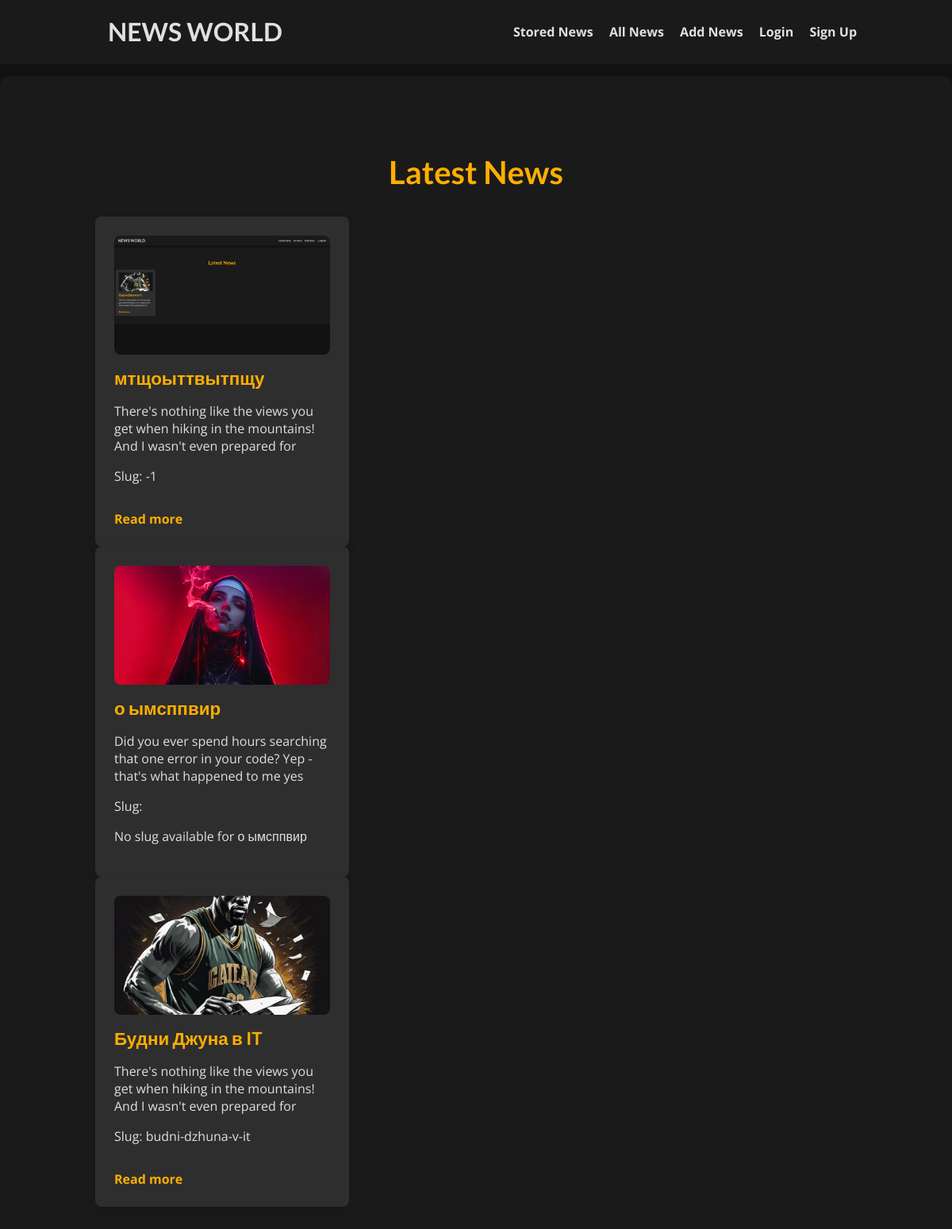
The page / on the database its author committed.
### news/models.py (models this page shows, shortened)
class News(models.Model):
    title = models.CharField(max_length=100)
    excerpt = models.CharField(max_length=100)
    image_name = models.ImageField(upload_to='news', null=True)
    slug = models.SlugField(unique=True, db_index=True, blank=True)
    content = models.TextField(validators=[MinLengthValidator(10)])
    date = models.DateTimeField(auto_now=True)
    author = models.ForeignKey(Author, on_delete=models.SET_NULL, related_name='news', null=True)
    tags = models.ManyToManyField(Tag)

### news/views.py (the view)
# urls.py: path('', IndexView.as_view(), name='starting-page'),
class IndexView(ListView):
    template_name = 'news/index.html'
    model = News
    ordering = '-date'
    context_object_name = 'news'
    def get_queryset(self):
        queryset = super().get_queryset()
        data = queryset[:10]
        return data

### news/templates/news/index.html (shortened to what this page needs)
{% extends "layout.html" %}
{% load static %}
{% block css_files %}
  <link rel="stylesheet" href="{% static 'news/index.css' %}" />
{% endblock %}
{% block content %}
<section id="latest-news-section">
  <h2 id="latest-news-heading">Latest News</h2>
  <div id="latest-news-container">
    <ul id="latest-news-list">
      {% for news_item in news %}
        <li class="news-item">
          <div class="news-image">
              {% if news_item.image_name %}
                  <img src="{{ news_item.image_name.url }}" alt="{{ news_item.title }}">
              {% else %}
                    <p>No image available</p>
              {% endif %}
          </div>
          <div class="news-content">
            <h3>{{ news_item.title }}</h3>
            <p>{{ news_item.excerpt|truncatewords:20 }}</p>
            <p>Slug: {{ news_item.slug }}</p>
            {% if news_item.slug %}
                <a href="{% url 'news-detail-page' slug=news_item.slug %}" class="read-more">Read more</a>
            {% else %}
                <p>No slug available for {{ news_item.title }}</p>
            {% endif %}
          </div>
        </li>
      {% endfor %}
    </ul>
  </div>
</section>
{% endblock %}

### templates/layout.html (shortened to what this page needs)
{% load static %}
<!DOCTYPE html>
<html lang="en">
<head>
    <link rel="stylesheet" href="{% static 'app.css' %}">
    {% block css_files %}{% endblock %}
</head>
<body>
<header id="main-navigation">
  <h1><a href="{% url 'starting-page' %}">NEWS WORLD</a></h1>
  <nav>
      <a href="{% url 'read-later' %}">Stored News</a>
      <a href="{% url 'news-page' %}">All News</a>
      <a href="{% url 'add-news' %}" class="add-news-button">Add News</a>
      {% if user.is_authenticated %}
          <form action="{% url 'logout' %}" method="post" style="display: inline;">
            {% csrf_token %}
            <button type="submit">Logout</button>
          </form>
      {% else %}
          <a href="{% url 'login' %}">Login</a>
          <a href="{% url 'signup' %}">Sign Up</a>
      {% endif %}
  </nav>
</header>
    {% block content %}
    {% endblock %}
</body>
</html>

### static/app.css (style rules this page uses)
* { box-sizing: border-box; }
html { font-family: 'Open Sans', 'Lato', sans-serif; }
body { margin: 0; }
h1, h2, h3 { font-family: 'Lato', sans-serif; font-weight: bold; }
#main-navigation { width: 100%; height: 5rem; display: flex; justify-content: space-between; align-items: center; padding: 0 10%; position: absolute; top: 0; left: 0; background-color: #1a1a1a; }
#main-navigation a { text-decoration: none; color: #e0e0e0; font-weight: bold; margin-left: 1rem; line-height: 5rem; }
.add-news-button { text-decoration: none; color: #e0e0e0; font-weight: bold; line-height: 5rem; margin-left: 1rem; }

### news/static/news/index.css (style rules this page uses)
body { margin: 0; padding: 0; box-sizing: border-box; background-color: #121212; color: #e0e0e0; }
#main-navigation { width: 100%; height: 5rem; display: flex; justify-content: space-between; align-items: center; padding: 0 10%; position: absolute; top: 0; left: 0; background-color: #1a1a1a; }
#main-navigation a { text-decoration: none; color: #e0e0e0; font-weight: bold; }
#latest-news-section { background-color: #1a1a1a; padding: 4rem 10%; margin-top: 6rem; border-radius: 12px; box-shadow: 0 2px 12px rgba(0, 0, 0, 0.2); }
#latest-news-heading { text-align: center; color: #ffae00; font-size: 2.5rem; margin-bottom: 2rem; }
#latest-news-container { display: flex; justify-content: center; flex-wrap: wrap; gap: 2rem; }
#latest-news-list { list-style: none; padding: 0; margin: 0; width: 100%; }
.news-item { background-color: #2e2e2e; padding: 1.5rem; border-radius: 8px; width: 20rem; box-shadow: 0 4px 12px rgba(0, 0, 0, 0.1); transition: transform 0.3s ease, box-shadow 0.3s ease; }
.news-image { width: 100%; height: 150px; overflow: hidden; border-radius: 8px; background-color: #333333; margin-bottom: 1rem; }
.news-image img { width: 100%; height: 100%; object-fit: cover; object-position: center; }
.news-content h3 { font-size: 1.4rem; color: #ffae00; margin: 0 0 1rem 0; }
.news-content p { color: #e0e0e0; font-size: 1rem; margin-bottom: 1rem; }
.read-more { display: inline-block; color: #ffae00; text-decoration: none; font-weight: bold; margin-top: 1rem; transition: color 0.3s ease; }

### rows shown on the page
News: image_name (picture), title "мтщоыттвытпщу", excerpt "There's nothing like the views you get when hiking in the mountains! And I wasn't even prepared for", slug "-1", shows "Read more"
News: image_name (picture), title "о ымсппвир", excerpt "Did you ever spend hours searching that one error in your code? Yep - that's what happened to me yes"
News: image_name (picture), title "Будни Джуна в IT", excerpt "There's nothing like the views you get when hiking in the mountains! And I wasn't even prepared for", slug "budni-dzhuna-v-it", shows "Read more"
